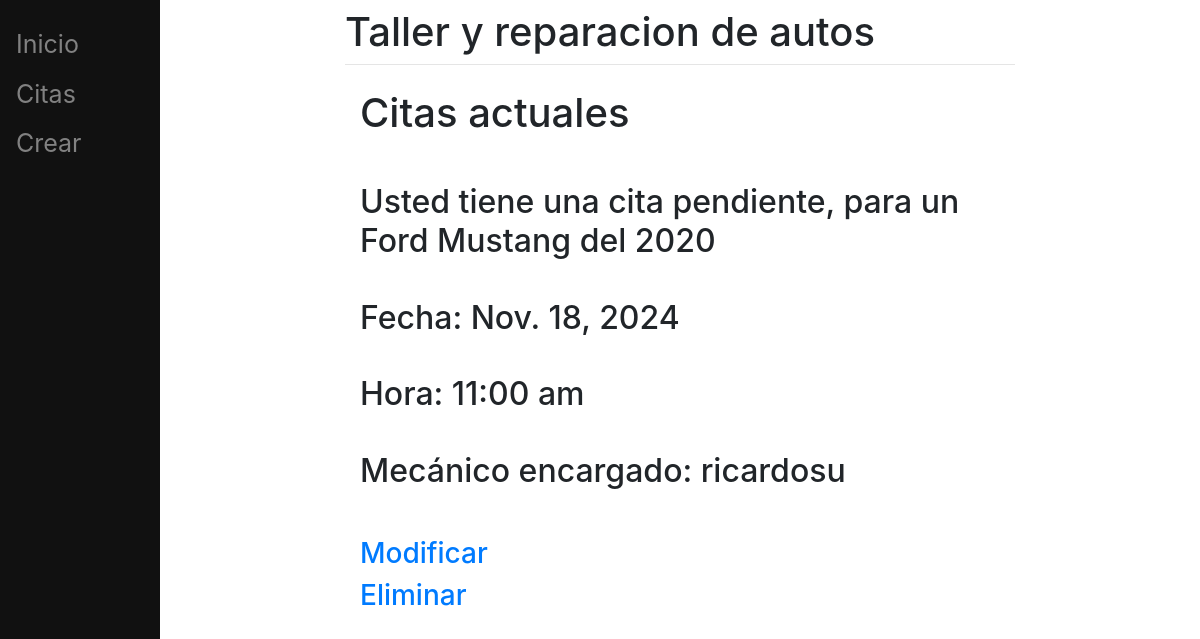
Page /view/2 on the committed database.
### appointments/models.py (models this page shows)
class Car(models.Model):
    user = models.ForeignKey(User,on_delete=models.CASCADE,related_name="car", null=True)
    provider = models.ForeignKey(User,on_delete=models.CASCADE,related_name="provider", null=True)
    car_model = models.CharField(max_length=20)
    transmission = models.CharField(max_length=1, choices=TRANSMISSION)
    year = models.PositiveIntegerField(blank=True)
    brand =  models.CharField(max_length=20)
    schedule = models.CharField(max_length=10, choices=SCHEDULE)
    date = models.DateField(null=True, blank=False)

### appointments/views.py (the view, shortened to what this page needs)
# urls.py: path('view/', views.view, name='view'),
def view(request, pk=None):
    if request.user.is_staff:
        return redirect('staff')
    else:
        if pk is not None:
            try:
                car = Car.objects.get(pk=pk)
            except Car.DoesNotExist:
                raise Http404('El auto con identificador {} no existe'.format(pk))
            return render(
                request,
                'views.html',
                {
                    'pk': car.pk,
                    'brand': car.brand,
                    'car_model': car.car_model,
                    'year': car.year,
                    'schedule': car.schedule,
                    'date': car.date,
                    'provider': car.provider
                }
            )

### appointments/templates/views.html (shortened to what this page needs)
{% extends "base.html" %}
{% block content %}
  <div class="container">
    <h1>Citas actuales</h1>
    {% if brand and car_model %}
    <h2>
      <br> Usted tiene una cita pendiente, para un {{brand}} {{car_model}} del {{year}} <br>
      <br> Fecha: {{date}} <br>
      <br> Hora: {{schedule}} <br>
      <br> Mecánico encargado: {{provider}} <br> <br>
    </h2>
    <a href="{% url 'create' pk %}">
      <h3>
        Modificar
      </h3>
    </a>
    <a href="{% url 'delete' pk %}">
      <h3>
        Eliminar
      </h3>
    </a>
    {% endif %}
  </div>
{%endblock%}

### rows in the picture
Car: brand "Ford", car_model "Mustang", date "Nov. 18, 2024", schedule "11:00 am"

### other values in the picture
{{ year }} "2020"
{{ provider }} "ricardosu"
